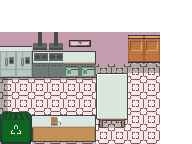

A 2D game scene composited from a Tiled map and its tileset images. What follows is a short description and the map's XML, with every tile layer's data as written:
An orthogonal 12x9 tile map with 16x16 px tiles, 2 tile layers (Ground, Graphics), 3 tilesets and 8 objects.

<map version="1.9" tiledversion="1.9.2" orientation="orthogonal" renderorder="right-down" width="12" height="9" tilewidth="16" tileheight="16" infinite="0" nextlayerid="11" nextobjectid="20">
 <tileset firstgid="1" source="binTiled.tsx" />
 <tileset firstgid="5" source="doorTiled.tsx" />
 <tileset firstgid="1429" source="kitchenSetTiled.tsx" />
 <layer id="1" name="Ground" width="12" height="9">
  <data encoding="csv">
1493,1493,1493,1493,1493,1493,1493,1493,1493,1493,1493,1493,
1493,1493,1493,1493,1493,1493,1493,1493,1493,1493,1493,1493,
1443,1443,1443,1443,1443,1443,1443,1443,1443,1443,1493,1493,
1443,1443,1443,1443,1443,1443,1443,1443,1478,1469,1493,1493,
1447,1448,1448,1448,1448,1448,1448,1448,1448,1448,1493,1493,
1456,1457,1457,1457,1457,1457,1457,1457,1457,1457,1493,1493,
1456,1457,1457,1457,1457,1457,1457,1457,1457,1457,1493,1493,
1456,1457,1457,1457,1457,1457,1457,1457,1457,1457,1493,1493,
1456,1457,1457,1457,1457,1457,1457,1457,1457,1457,1493,1493
</data>
 </layer>
 <layer id="2" name="Graphics" width="12" height="9">
  <data encoding="csv">
0,0,0,0,0,0,0,0,0,0,0,0,
0,0,0,0,0,0,0,0,0,0,0,0,
1520,1520,1521,1521,213,214,0,0,400,401,0,0,
1529,1529,1530,1548,1532,1549,0,0,416,417,0,0,
1538,1538,1558,1558,1559,1559,1582,1584,0,0,0,0,
0,0,0,0,0,0,1591,1593,0,0,0,0,
0,0,0,0,0,0,1591,1593,0,0,0,0,
1,2,1532,1550,1532,1549,1600,1602,0,0,0,0,
3,4,1541,1577,1577,1540,0,0,0,0,0,0
</data>
 </layer>
 <objectgroup id="3" name="Entrance">
  <object id="1" x="160" y="112" width="16" height="32" />
 </objectgroup>
 <objectgroup id="4" name="Exit">
  <object id="5" x="128" y="32" width="32" height="32" />
 </objectgroup>
 <objectgroup id="9" name="CuttingStation">
  <object id="15" x="32" y="112" width="64" height="32" />
 </objectgroup>
 <objectgroup id="5" name="ServingStation">
  <object id="7" x="96" y="64" width="32" height="64" />
 </objectgroup>
 <objectgroup id="6" name="BakingStation">
  <object id="9" x="64" y="48" width="32" height="32" />
 </objectgroup>
 <objectgroup id="7" name="FryingStation">
  <object id="11" x="32" y="32" width="32" height="48" />
 </objectgroup>
 <objectgroup id="8" name="PantryStation">
  <object id="13" x="0" y="48" width="32" height="32" />
 </objectgroup>
 <objectgroup id="10" name="RubbishStation">
  <object id="18" x="0" y="112" width="32" height="32" />
 </objectgroup>
</map>